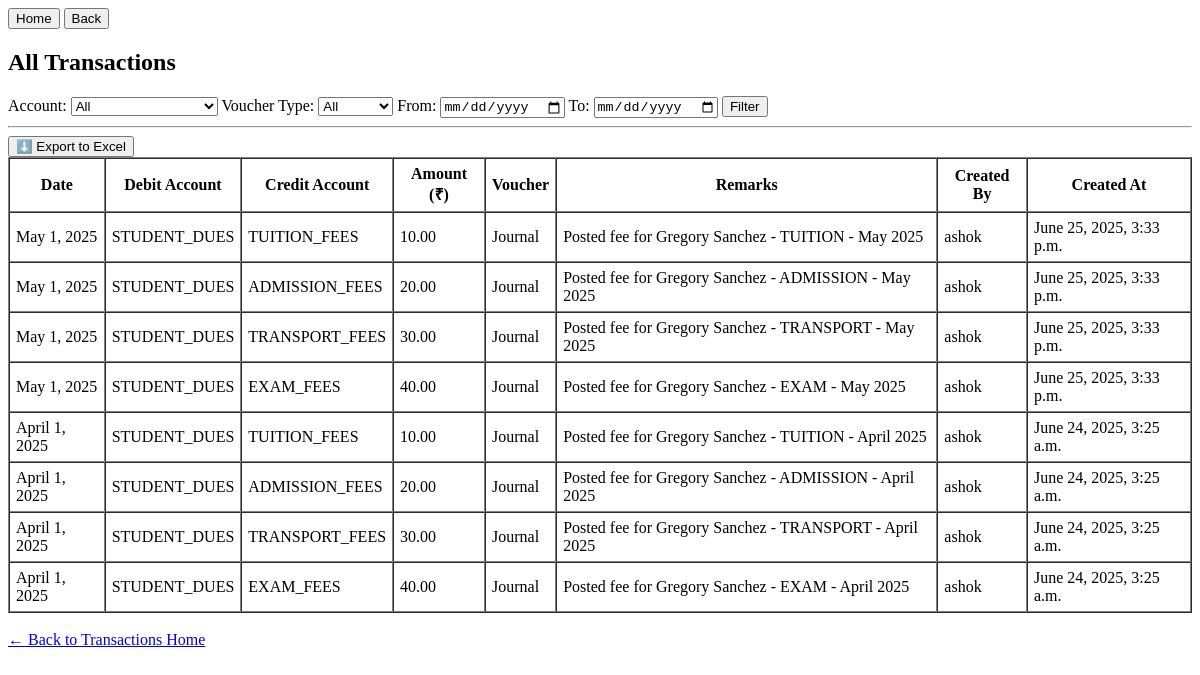
The page /transactions/view/ (signed in) on the database as committed earlier.
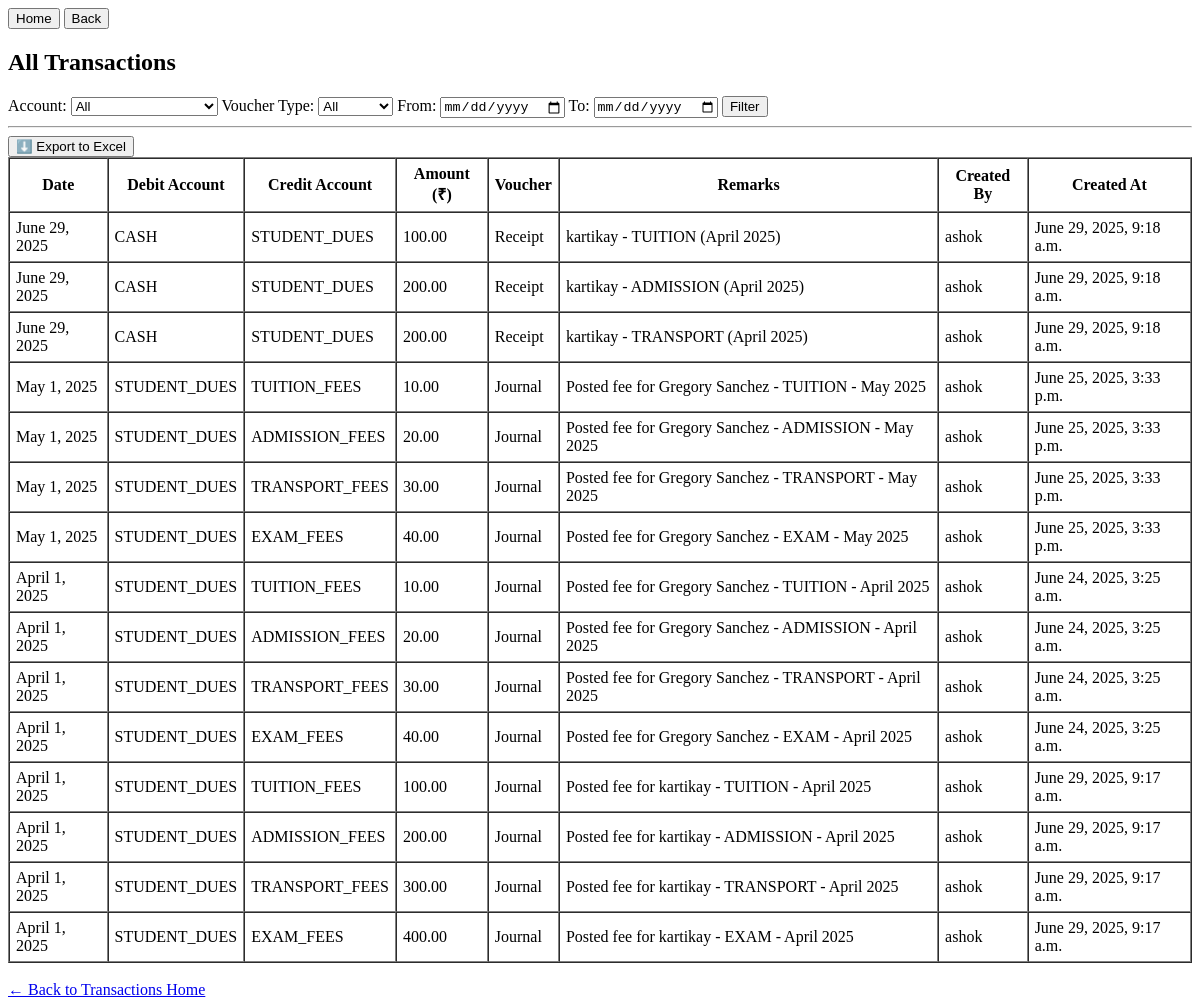
The same page on the database as committed later.
### transactions/models.py (models this page shows, shortened)
class Transaction(models.Model):
    VOUCHER_TYPES = [
    ('payment', 'Payment'),
    ('receipt', 'Receipt'),
    ('journal', 'Journal'),
    ('contra', 'Contra'),
    ]
    date = models.DateField()
    debit_account = models.ForeignKey(AccountHead, on_delete=models.PROTECT, related_name='debit_transactions')
    credit_account = models.ForeignKey(AccountHead, on_delete=models.PROTECT, related_name='credit_transactions')
    amount = models.DecimalField(max_digits=12, decimal_places=2)
    remarks = models.TextField(blank=True, null=True)
    school = models.ForeignKey(School, on_delete=models.CASCADE, default="kalawati")  # Multi-school support
    voucher_type = models.CharField(max_length=20, choices=VOUCHER_TYPES, blank=True, null=True)  # ✅ Add this
    created_by = models.ForeignKey(User, on_delete=models.SET_NULL, null=True, blank=True)
    created_at = models.DateTimeField(auto_now_add=True)

class AccountHead(models.Model):
    ACCOUNT_TYPES = [
        ('asset', 'Asset'),
        ('liability', 'Liability'),
        ('income', 'Income'),
        ('expense', 'Expense'),
    ]
    name = models.CharField(max_length=100, unique=True)
    type = models.CharField(max_length=20, choices=ACCOUNT_TYPES)
    description = models.TextField(blank=True, null=True)
    opening_balance = models.DecimalField(max_digits=10, decimal_places=2, default=0)
    is_active = models.BooleanField(default=True)
    school = models.ForeignKey(School, on_delete=models.CASCADE)

### transactions/views.py (the view)
# urls.py: path('view/', views.view_transactions, name='view_transactions'),
@login_required
def view_transactions(request):
    user_school = request.user.userprofile.school
    transactions = Transaction.objects.filter(school=user_school).order_by('-date')
    account_id = request.GET.get('account')
    voucher_type = request.GET.get('voucher_type')
    start_date = request.GET.get('start_date')
    end_date = request.GET.get('end_date')
    if account_id and account_id.isdigit():
        transactions = transactions.filter(
            Q(debit_account_id=account_id) | Q(credit_account_id=account_id)
        )
    if voucher_type:
        transactions = transactions.filter(voucher_type=voucher_type)
    parsed_start = parse_date(start_date) if isinstance(start_date, str) and start_date else None
    if parsed_start:
        transactions = transactions.filter(date__gte=parsed_start)
    parsed_end = parse_date(end_date) if isinstance(end_date, str) and end_date else None
    if parsed_end:
        transactions = transactions.filter(date__lte=parsed_end)
    accounts = AccountHead.objects.filter(school=user_school)
    return render(request, 'transactions/view_transactions.html', {
        'transactions': transactions,
        'accounts': accounts,
        'voucher_type_filter': voucher_type,
        'account_filter': account_id,
        'start_date': start_date,
        'end_date': end_date,
    })

### transactions/templates/transactions/view_transactions.html (shortened to what this page needs)
<!DOCTYPE html>
<html>
<head>
</head>
<body>
    <a href="{% url 'home'%}"><button>Home</button></a>
    <a href="{% url 'transactions_home'%}"><button>Back</button></a>
    <h2>All Transactions</h2>
    <form method="get">
        <label for="account">Account:</label>
        <select name="account" id="account">
            <option value="">All</option>
        </select>
        <label for="voucher_type">Voucher Type:</label>
        <select name="voucher_type" id="voucher_type">
            <option value="">All</option>
        </select>
        <label for="start_date">From:</label>
        <input type="date" name="start_date" value="{{ start_date }}">
        <label for="end_date">To:</label>
        <input type="date" name="end_date" value="{{ end_date }}">
        <button type="submit">Filter</button>
    </form>
    <hr>
    <form method="get" action="{% url 'export_transactions_excel' %}">
    <button type="submit">⬇️ Export to Excel</button>
    </form>
    {% if transactions %}
        <table border="1" cellpadding="6" cellspacing="0">
            <tr>
                <th>Date</th>
                <th>Debit Account</th>
                <th>Credit Account</th>
                <th>Amount (₹)</th>
                <th>Voucher</th>
                <th>Remarks</th>
                <th>Created By</th>
                <th>Created At</th>
            </tr>
            {% for txn in transactions %}
                <tr>
                    <td>{{ txn.date }}</td>
                    <td>{{ txn.debit_account.name }}</td>
                    <td>{{ txn.credit_account.name }}</td>
                    <td>{{ txn.amount }}</td>
                    <td>{{ txn.get_voucher_type_display }}</td>
                    <td>{{ txn.remarks }}</td>
                    <td>{{ txn.created_by.username }}</td>
                    <td>{{ txn.created_at }}</td>
                </tr>
            {% endfor %}
        </table>
    {% else %}
        <p>No transactions found for selected filters.</p>
    {% endif %}
    <br>
    <a href="{% url 'transactions_home' %}">← Back to Transactions Home</a>
</body>
</html>

Rows that differ between the two databases and show on the page:
added Transaction: date "June 29, 2025", debit_account.name "CASH", credit_account.name "STUDENT_DUES", amount "100.00", voucher_type "Receipt", remarks "kartikay - TUITION (April 2025)", created_by.username "ashok", created_at "June 29, 2025, 9:18 a.m."
added Transaction: date "June 29, 2025", debit_account.name "CASH", credit_account.name "STUDENT_DUES", amount "200.00", voucher_type "Receipt", remarks "kartikay - ADMISSION (April 2025)", created_by.username "ashok", created_at "June 29, 2025, 9:18 a.m."
added Transaction: date "June 29, 2025", debit_account.name "CASH", credit_account.name "STUDENT_DUES", amount "200.00", voucher_type "Receipt", remarks "kartikay - TRANSPORT (April 2025)", created_by.username "ashok", created_at "June 29, 2025, 9:18 a.m."
added Transaction: date "April 1, 2025", debit_account.name "STUDENT_DUES", credit_account.name "TUITION_FEES", amount "100.00", voucher_type "Journal", remarks "Posted fee for kartikay - TUITION - April 2025", created_by.username "ashok", created_at "June 29, 2025, 9:17 a.m."
added Transaction: date "April 1, 2025", debit_account.name "STUDENT_DUES", credit_account.name "ADMISSION_FEES", amount "200.00", voucher_type "Journal", remarks "Posted fee for kartikay - ADMISSION - April 2025", created_by.username "ashok", created_at "June 29, 2025, 9:17 a.m."
added Transaction: date "April 1, 2025", debit_account.name "STUDENT_DUES", credit_account.name "TRANSPORT_FEES", amount "300.00", voucher_type "Journal", remarks "Posted fee for kartikay - TRANSPORT - April 2025", created_by.username "ashok", created_at "June 29, 2025, 9:17 a.m."
added Transaction: date "April 1, 2025", debit_account.name "STUDENT_DUES", credit_account.name "EXAM_FEES", amount "400.00", voucher_type "Journal", remarks "Posted fee for kartikay - EXAM - April 2025", created_by.username "ashok", created_at "June 29, 2025, 9:17 a.m."
